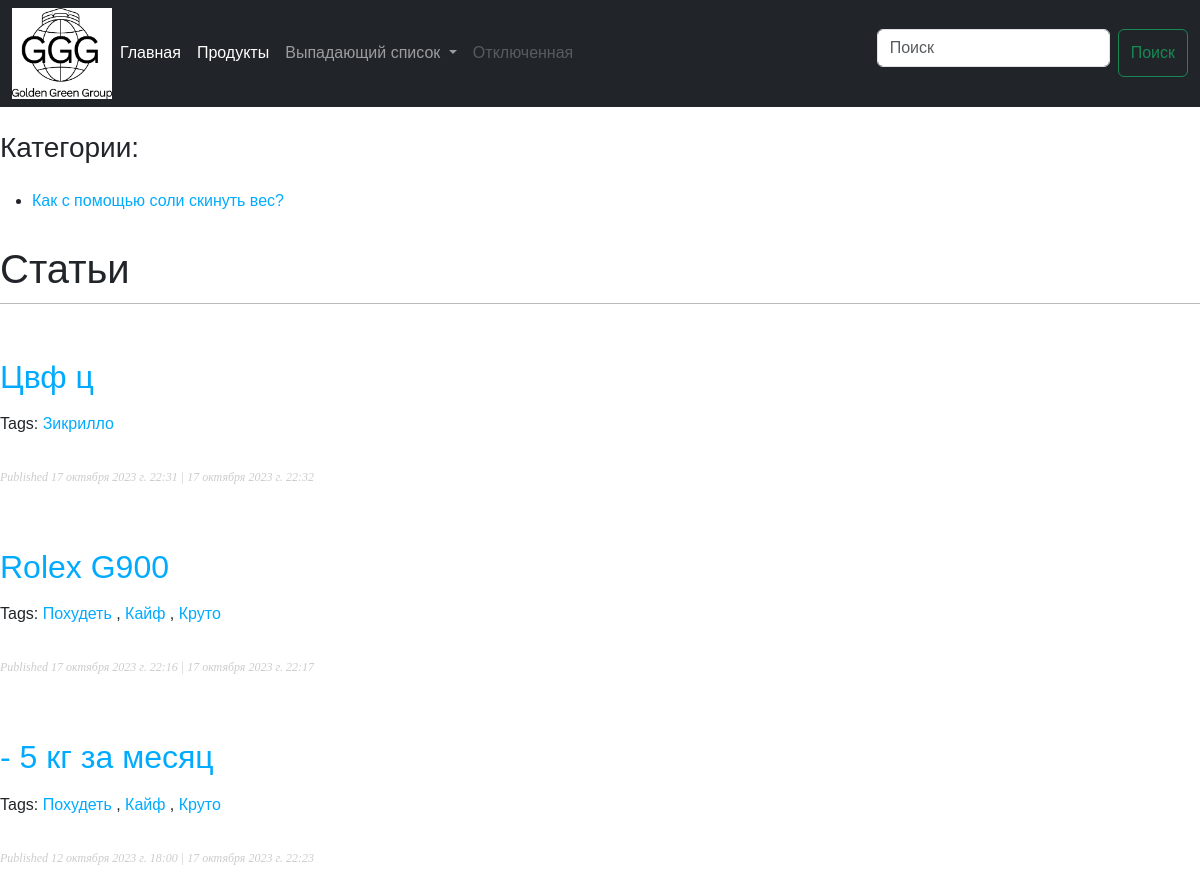
The page / on the database its author committed.
### gimalian/models.py (models this page shows, shortened)
class Category(models.Model):
    title = models.CharField(max_length=155)
    def __str__(self):
        return self.title

class Post(models.Model):
    class Status(models.TextChoices):
        DRAFT = 'DF', 'Draft'
        PUBLISHED = 'PB', 'Published'
    title = models.CharField(max_length=155)
    category = models.ForeignKey(Category, on_delete=models.CASCADE, related_name='posts')
    tags = TaggableManager()
    slug = models.SlugField(max_length=250, unique_for_date='publish')
    body = models.TextField()
    created = models.DateTimeField(auto_now_add=True)
    updated = models.DateTimeField(auto_now=True)
    publish = models.DateTimeField(default=timezone.now)
    status = models.CharField(max_length=2, choices=Status.choices, default=Status.PUBLISHED)
    objects = models.Manager()
    published = PublishedManager()
    class Meta:
        ordering = ['-publish']
    def get_absolute_url(self):
        return reverse('gimalian:post_detail', args=[
            self.publish.year,
            self.publish.month,
            self.publish.day,
            self.slug])

### gimalian/views.py (the view)
# urls.py: path('', index, name='index'),
def index(request, tag_slug=None):
    post = Post.published.all()
    tag = None
    if tag_slug:
        tag = get_object_or_404(Tag, slug=tag_slug)
        post = post.filter(tags__in=[tag])
    category = Category.objects.all()
    return render(request, 'gimalian/index.html', {'post': post,
                                                   'category': category,
                                                   'tag': tag})

### gimalian/models.py (called while the page is built)
    def get_queryset(self):
        return super().get_queryset().filter(status=Post.Status.PUBLISHED)

### templates/gimalian/index.html (shortened to what this page needs)
{% extends 'base.html' %}
{% block content %}
{% for cat in category %}
<h3>Категории:</h3>
<ul>
    <li>
        <a href="{% url 'gimalian:category' cat.id %}">{{ cat }}</a>
    </li>
</ul>
{% endfor %}
<h1>Статьи</h1>
{% for item in post %}
<h2>
    <a href="{{ item.get_absolute_url }}">
        {{ item.title }}
    </a>
</h2>
<p class="tags">Tags:
    {% for tag in item.tags.all %}
    <a href="{% url 'gimalian:index_tags' tag.slug %}">{{ tag.name }}
    </a>
    {% if not forloop.last %}, {% endif %}
    {% endfor %}
</p>
<p class="date">
    Published {{ item.publish }} | {{ item.updated}}
</p>
{% endfor %}
{% endblock %}

### templates/base.html (shortened to what this page needs)
{% load static %}
<!DOCTYPE html>
<html lang="en">
<head>
    <link href="https://cdn.jsdelivr.net/npm/bootstrap@5.3.1/dist/css/bootstrap.min.css" rel="stylesheet"
>
    <link href="{% static 'css/blog.css' %}" rel="stylesheet">
</head>
<body>
{% include '_heloer/_navbar.html' %}
<br>
<div class="d-grid gap-3">
    {% block content %}
    {% endblock content %}
</div>
</body>
</html>

### templates/_heloer/_navbar.html (shortened to what this page needs)
{% load static %}
<nav class="navbar navbar-expand navbar-dark bg-dark">
    <div class="container-fluid">
        <img width="100px" src="{% static 'images/logo.jpg'%}" alt="">
        <div class="collapse navbar-collapse" id="navbarSupportedContent">
            <ul class="navbar-nav me-auto mb-2 mb-lg-0">
                <li class="nav-item">
                    <a class="nav-link active" aria-current="page" href="{% url 'gimalian:index' %}">Главная</a>
                </li>
                <li class="nav-item">
                    <a class="nav-link active" href="#">Продукты</a>
                </li>
                <li class="nav-item dropdown">
                    <a class="nav-link dropdown-toggle" href="#" role="button" data-bs-toggle="dropdown"
                       aria-expanded="false">
                        Выпадающий список
                    </a>
                </li>
                <li class="nav-item">
                    <a class="nav-link disabled">Отключенная</a>
                </li>
            </ul>
            <form class="d-flex" role="search">
                <input class="form-control me-2" type="search" placeholder="Поиск" aria-label="Поиск">
                <button class="btn btn-outline-success" type="submit">Поиск</button>
            </form>
        </div>
    </div>
</nav>

### static/css/blog.css (style rules this page uses)
body { margin:0; padding:0; font-family:helvetica, sans-serif; }
a { color:#00abff; text-decoration:none; }
h1 { font-weight:normal; border-bottom:1px solid #bbb; padding:0 0 10px 0; }
h2 { font-weight:normal; margin:30px 0 0; }
p.date { color:#ccc; font-family: georgia, serif; font-size: 12px; font-style: italic; }
input, textarea { clear:both; float:left; margin:0 0 10px; background:#ededed; border:0; padding:6px 10px; font-size:12px; }

### rows shown on the page
Category: title "Как с помощью соли скинуть вес?"
Post: title "Цвф ц", publish "17 октября 2023 г. 22:31", updated "17 октября 2023 г. 22:32"
Tag: name "Зикрилло"
Post: title "Rolex G900", publish "17 октября 2023 г. 22:16", updated "17 октября 2023 г. 22:17"
Tag: name "Похудеть"
Tag: name "Кайф"
Tag: name "Круто"
Post: title "- 5 кг за месяц", publish "12 октября 2023 г. 18:00", updated "17 октября 2023 г. 22:23"
